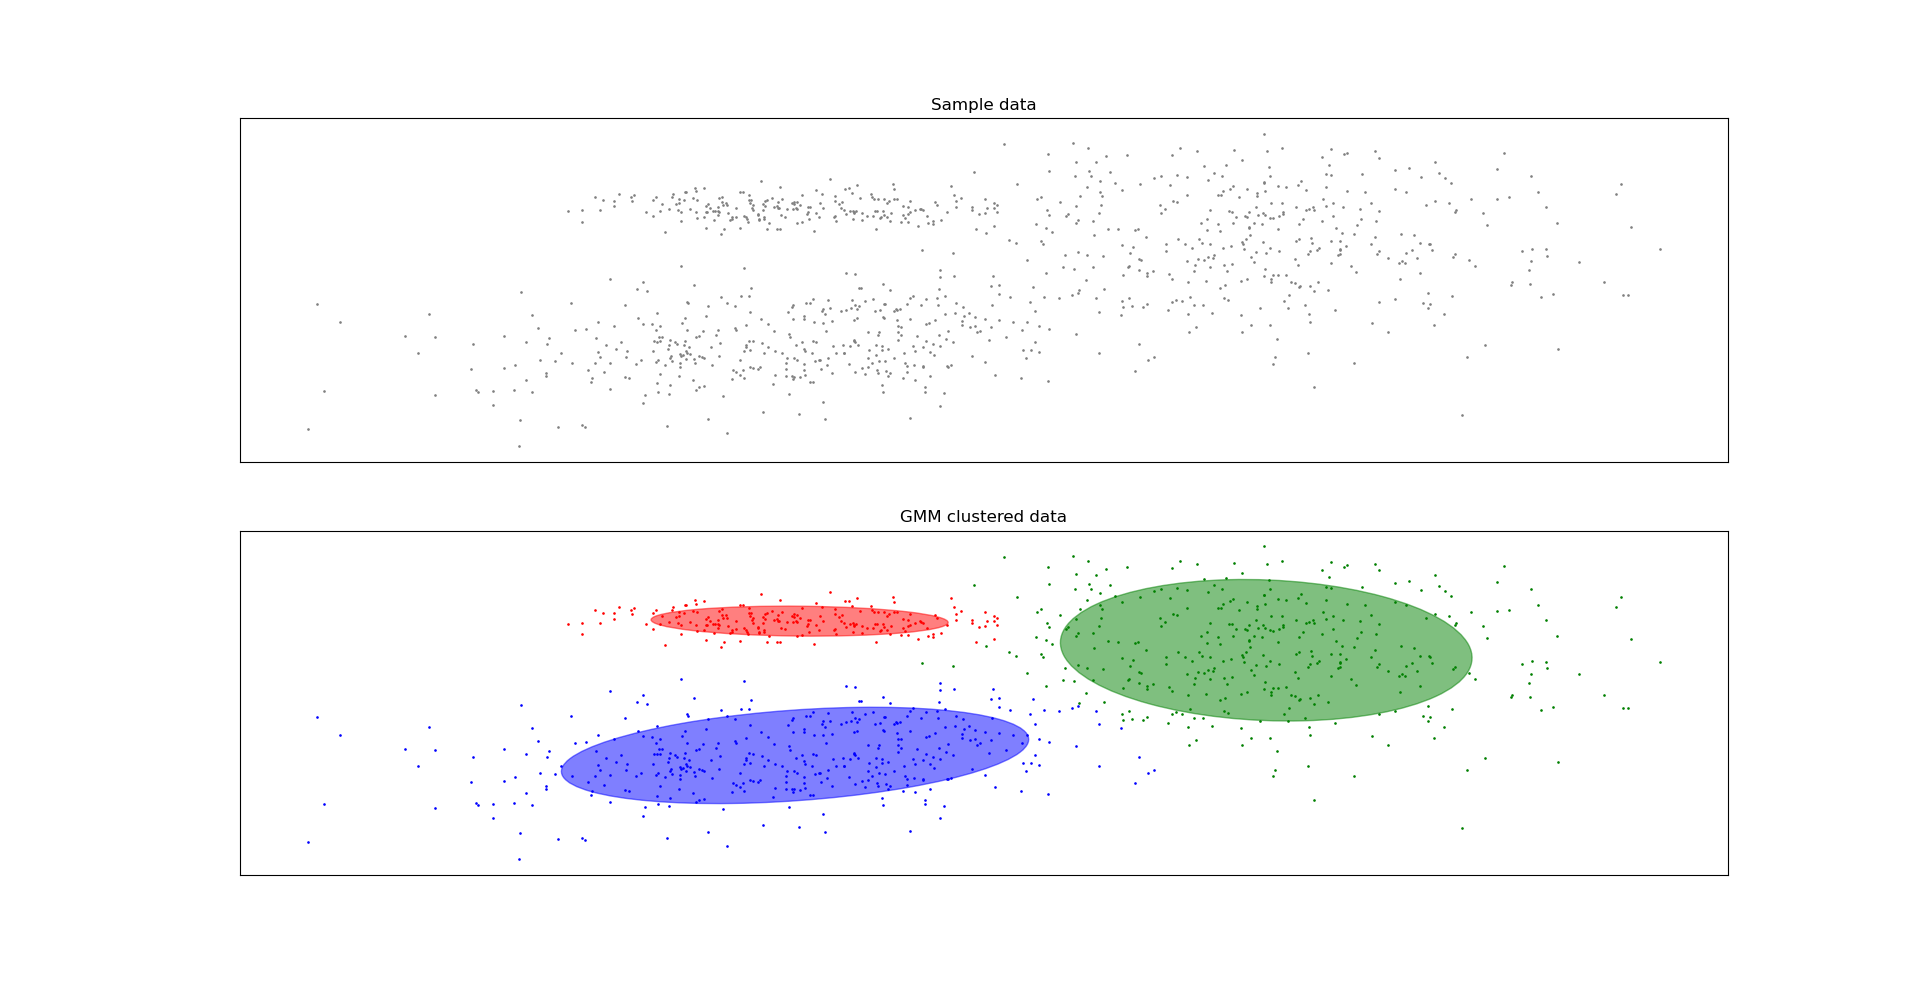

Python code for this plot:
from matplotlib.pylab import array, diag
import matplotlib.pyplot as plt
import matplotlib as mpl
import pypr.clustering.gmm as gmm
import numpy as np
from scipy import linalg

from sklearn import mixture


# display sample datas at two dimensional coordinate
def plot_results(X, Y_, means, covariances, colors, eclipsed, index, title):
    splot = plt.subplot(2, 1, 1 + index)
    for i, (mean, covar, color) in enumerate(zip(
            means, covariances, colors)):
        v, w = linalg.eigh(covar)
        v = 2. * np.sqrt(2.) * np.sqrt(v)
        u = w[0] / linalg.norm(w[0])
        # as the DP will not use every component it has access to
        # unless it needs it, we shouldn't plot the redundant
        # components.
        if not np.any(Y_ == i):
            continue
        plt.scatter(X[Y_ == i, 0], X[Y_ == i, 1], .8, color=color)

        if eclipsed:
            # Plot an ellipse to show the Gaussian component
            angle = np.arctan(u[1] / u[0])
            angle = 180. * angle / np.pi  # convert to degrees
            ell = mpl.patches.Ellipse(mean, v[0], v[1], 180. + angle, color=color)
            ell.set_clip_box(splot.bbox)
            ell.set_alpha(0.5)
            splot.add_artist(ell)
    plt.xticks(())
    plt.yticks(())
    plt.title(title)


# generate sample data, there are 3 cluster in total
mc = [0.4, 0.4, 0.2]
centroids = [array([0, 0]), array([3, 3]), array([0, 4])]
ccov = [array([[1, 0.4], [0.4, 1]]), diag((1, 2)), diag((0.4, 0.1))]

X = gmm.sample_gaussian_mixture(centroids, ccov, mc, samples=1000)

# display the un-clustered data by plot_results
gmm = mixture.GaussianMixture(n_components=1, covariance_type='full').fit(X)
plot_results(X, gmm.predict(X), gmm.means_, gmm.covariances_, ['grey'], False, 0, "Sample data")

# seperate the sample data in to 3 clusters by GMM of EM and displayed by different color in two dimensional coordinate
gmm = mixture.GaussianMixture(n_components=3, covariance_type='full').fit(X)
plot_results(X, gmm.predict(X), gmm.means_, gmm.covariances_, ['red', 'blue', 'green'], True, 1, "GMM clustered data")

plt.show()
